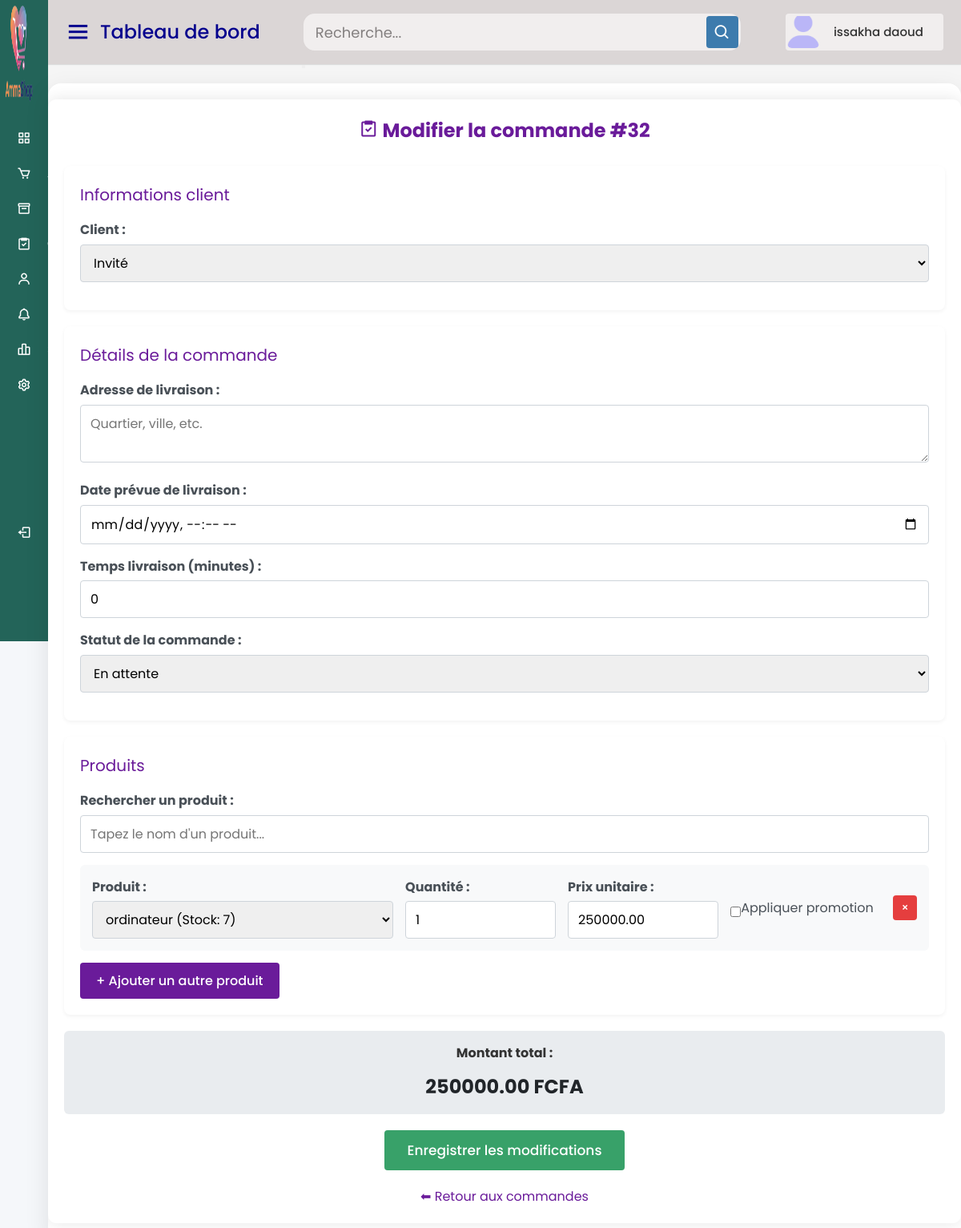
/tchadshop/modifier_commande.php?id=32 (signed in), run on the app's committed database.
### tables this page shows
CREATE TABLE IF NOT EXISTS `commandes` (
  `id` int NOT NULL AUTO_INCREMENT,
  `client_id` int DEFAULT NULL,
  `livreur_id` int DEFAULT NULL,
  `statut` enum('en attente','en cours','livré','échec') DEFAULT 'en attente',
  `total` decimal(10,2) NOT NULL,
  `date_commande` datetime DEFAULT CURRENT_TIMESTAMP,
  `latitude` decimal(10,8) DEFAULT NULL,
  `longitude` decimal(11,8) DEFAULT NULL,
  `adresse` varchar(255) DEFAULT NULL,
  `date_livraison` datetime DEFAULT NULL,
  `temps_livraison` varchar(50) DEFAULT NULL,
  `date_livraison_prevue` datetime DEFAULT NULL,
  `audio_path` varchar(255) DEFAULT NULL,
  `vu` tinyint(1) NOT NULL DEFAULT '0',
  PRIMARY KEY (`id`),
  KEY `commandes_ibfk_1` (`client_id`),
  KEY `commandes_ibfk_2` (`livreur_id`)
);

CREATE TABLE IF NOT EXISTS `clients` (
  `id` int NOT NULL AUTO_INCREMENT,
  `nom` varchar(100) NOT NULL,
  `email` varchar(100) DEFAULT NULL,
  `telephone` varchar(20) NOT NULL,
  `adresse` text,
  `password` varchar(255) DEFAULT NULL,
  `created_at` timestamp NULL DEFAULT CURRENT_TIMESTAMP,
  `invite` tinyint(1) DEFAULT '1',
  `vu` tinyint(1) DEFAULT '0',
  `reset_token` varchar(255) DEFAULT NULL,
  `reset_token_expire` int DEFAULT NULL,
  `langue` varchar(5) DEFAULT 'fr',
  PRIMARY KEY (`id`),
  UNIQUE KEY `email` (`email`)
);

CREATE TABLE IF NOT EXISTS `details_commandes` (
  `id` int NOT NULL AUTO_INCREMENT,
  `commande_id` int NOT NULL,
  `produit_id` int NOT NULL,
  `quantite` int NOT NULL,
  `prix_unitaire` decimal(10,2) NOT NULL,
  `promotion` tinyint(1) DEFAULT '0',
  PRIMARY KEY (`id`),
  KEY `commande_id` (`commande_id`),
  KEY `produit_id` (`produit_id`)
);

### tchadshop/modifier_commande.php (the view, shortened to what this page needs)
<?php
$conn = new mysqli("localhost", "root", "", "tchadshop_db");
$id = intval($_GET['id'] ?? 0);
$res = $conn->query("SELECT * FROM commandes WHERE id = $id");
$commande = $res->fetch_assoc();
$details_res = $conn->query("SELECT * FROM details_commandes WHERE commande_id = $id");
$details = [];
while ($row = $details_res->fetch_assoc()) {
    $details[$row['produit_id']] = $row;
}
$today = date('Y-m-d');
$produits_res = $conn->query("
    SELECT
        id,
        nom,
        prix,
        stock,
        promotion,
        prix_promotion,
        date_debut_promo,
        date_fin_promo,
        CASE
            WHEN promotion > 0 AND date_debut_promo <= '$today' AND date_fin_promo >= '$today'
            THEN prix_promotion
            ELSE prix
        END AS prix_actuel
    FROM produits WHERE stock > 0
");
$clients_res = $conn->query("SELECT id, nom FROM clients");
?>
<!DOCTYPE html>
<html lang="fr">
<head>
</head>
<body>
    <?php include("header.php"); ?>
    <div class="home-content">
        <div class="container">
        <div class="content">
            <h2 style="text-align: center; color: var(--primary); margin-bottom: 25px;">
                <i class="bx bx-task"></i> Modifier la commande #<?= $id ?>
            </h2>
            <div class="content1">
                <form method="POST" id="achatForm">
                    <div class="form-section">
                        <div class="section-title">Informations client</div>
                        <div class="form-group">
                            <label for="client_id">Client :</label>
                            <select name="client_id" required>
                                <?php
                                $clients_res->data_seek(0);
                                while ($client = $clients_res->fetch_assoc()): ?>
                                    <option value="<?= $client['id'] ?>" <?= $commande['client_id'] == $client['id'] ? 'selected' : '' ?>>
                                        <?= htmlspecialchars($client['nom']) ?>
                                    </option>
                                <?php endwhile; ?>
                            </select>
                        </div>
                    </div>
                    <div class="form-section">
                        <div class="section-title">Détails de la commande</div>
                        <div class="form-group">
                            <label>Adresse de livraison :</label>
                            <textarea name="adresse" rows="2" placeholder="Quartier, ville, etc."><?= htmlspecialchars($commande['adresse'] ?? '') ?></textarea>
                        </div>
                        <div class="form-group">
                            <label>Date prévue de livraison :</label>
                            <div class="datetime-input">
                                <input type="datetime-local" name="date_livraison_prevue" value="<?= $commande['date_livraison_prevue'] ? date('Y-m-d\TH:i', strtotime($commande['date_livraison_prevue'])) : '' ?>">
                            </div>
                        </div>
                        <div class="form-group">
                            <label>Temps livraison (minutes) :</label>
                            <input type="number" name="temps_livraison" min="0" value="<?= intval($commande['temps_livraison']) ?>" required>
                        </div>
                        <div class="form-group">
                            <label>Statut de la commande :</label>
                            <select name="statut" required>
                                <option value="en attente" <?= $commande['statut']=='en attente' ? 'selected' : '' ?>>En attente</option>
                            </select>
                        </div>
                    </div>
                    <div class="form-section">
                        <div class="section-title">Produits</div>
                        <div class="form-group">
                            <label for="search-produit">Rechercher un produit :</label>
                            <input type="text" id="search-produit" placeholder="Tapez le nom d'un produit..." oninput="filterProduits()">
                        </div>
                        <div id="produits">
                            <?php if(empty($details)): ?>
                                <div class="produit-line">
                                    <div>
                                        <label>Produit :</label>
                                        <select name="produit_id[]" class="produit-select" onchange="updatePrix(this)" required>
                                            <option value="">-- Sélectionner un produit --</option>
                                            <?php
                                                $produits_res->data_seek(0);
                                                while ($p = $produits_res->fetch_assoc()):
                                                    $en_promotion = ($p['promotion'] > 0 && $p['date_debut_promo'] <= $today && $p['date_fin_promo'] >= $today);
                                                    $prix_affichage = $en_promotion ? $p['prix_promotion'] : $p['prix'];
                                            ?>
                                                <option
                                                    value="<?= $p['id'] ?>"
                                                    data-prix="<?= $prix_affichage ?>"
                                                    data-prix-original="<?= $p['prix'] ?>"
                                                    data-promotion="<?= $en_promotion ? 1 : 0 ?>"
                                                    data-prix-promo="<?= $p['prix_promotion'] ?>"
                                                    data-nom="<?= htmlspecialchars($p['nom']) ?>">
                                                    <?= htmlspecialchars($p['nom']) ?> (Stock: <?= $p['stock'] ?>)
                                                    <?php if ($en_promotion): ?>
                                                        <span class="promo-badge">PROMO -<?= $p['promotion'] ?>%</span>
                                                    <?php endif; ?>
                                                </option>
                                            <?php endwhile; ?>
                                        </select>
                                    </div>
                                    <div>
                                        <label>Quantité :</label>
                                        <input type="number" name="quantite[]" min="1" value="1" required onchange="updateMontantTotal()">
                                    </div>
                                    <div>
                                        <label>Prix unitaire :</label>
                                        <input type="number" name="prix[]" step="0.01" readonly required>
                                        <div class="prix_original_display" style="font-size: 0.8em; color: #6c757d;"></div>
                                    </div>
                                    <div>
                                        <label class="promo-label">
                                            <input type="checkbox" name="promotion[]" class="promo-checkbox" value="1" onchange="togglePromoPrice(this)">
                                            Appliquer promotion
                                        </label>
                                    </div>
                                    <button type="button" class="btn1 btn1-danger" onclick="removeProduit(this)" style="display: none;">×</button>
                                </div>
                            <?php else:
                                foreach ($details as $prod_id => $det):
                                    $produits_res->data_seek(0);
                            ?>
                                <div class="produit-line">
                                    <div>
                                        <label>Produit :</label>
                                        <select name="produit_id[]" class="produit-select" onchange="updatePrix(this)" required>
                                            <?php
                                                $produits_res->data_seek(0);
                                                while ($p = $produits_res->fetch_assoc()):
                                                    $option_en_promotion = ($p['promotion'] > 0 && $p['date_debut_promo'] <= $today && $p['date_fin_promo'] >= $today);
                                                    $option_prix_affichage = $option_en_promotion ? $p['prix_promotion'] : $p['prix'];
                                            ?>
                                                <option
                                                    value="<?= $p['id'] ?>"
                                                    data-prix="<?= $option_prix_affichage ?>"
                                                    data-prix-original="<?= $p['prix'] ?>"
                                                    data-promotion="<?= $option_en_promotion ? 1 : 0 ?>"
                                                    data-prix-promo="<?= $p['prix_promotion'] ?>"
                                                    data-nom="<?= htmlspecialchars($p['nom']) ?>"
                                                    <?= $p['id'] == $prod_id ? 'selected' : '' ?>>
                                                    <?= htmlspecialchars($p['nom']) ?> (Stock: <?= $p['stock'] ?>)
                                                </option>
                                            <?php endwhile; ?>
                                        </select>
                                    </div>
                                    <div>
                                        <label>Quantité :</label>
                                        <input type="number" name="quantite[]" min="1" value="<?= $det['quantite'] ?>" required onchange="updateMontantTotal()">
                                    </div>
                                    <div>
                                        <label>Prix unitaire :</label>
                                        <input type="number" name="prix[]" step="0.01" value="<?= htmlspecialchars($det['prix_unitaire']) ?>" readonly required>
                                    </div>
                                    <div>
                                        <label class="promo-label">
                                            <input type="checkbox" name="promotion[]" class="promo-checkbox" value="1" onchange="togglePromoPrice(this)" <?= $det['promotion'] ? 'checked' : '' ?>>
                                            Appliquer promotion
                                        </label>
                                    </div>
                                    <button type="button" class="btn1 btn1-danger" onclick="removeProduit(this)">×</button>
                                </div>
                            <?php endforeach; endif; ?>
                        </div>
                        <button type="button" class="btn1 btn1-primary" onclick="addProduit()">
                            + Ajouter un autre produit
                        </button>
                    </div>
                    <div class="total-container">
                        <div style="font-weight: bold; margin-bottom: 10px;">Montant total :</div>
                        <div class="total-value" id="montant_total_text"><?= number_format($commande['total'], 2) ?> FCFA</div>
                    </div>
                    <div class="button-container">
                        <button type="submit" class="btn1 btn1-success" name="submit_commande">Enregistrer les modifications</button>
                    </div>
                </form>
                <a href="toutes_commandes.php" class="back-link">⬅ Retour aux commandes</a>
            </div>
        </div>
    </div>
</body>
</html>

### tchadshop/style4.css (style rules this page uses)
* { margin: 0; padding: 0; box-sizing: border-box; font-family: "Poppins", sans-serif; }
.home-section .home-content { position: relative; padding-top: 104px; }

### tchadshop/modifier_commande.php (style rules this page uses)
:root { --primary: #6a1b9a; --secondary: #d69e2e; --success: #38a169; --danger: #e53e3e; --info: #4299e1; --light: #f8f9fa; --dark: #2d3748; }
* { box-sizing: border-box; margin: 0; padding: 0; }
body { font-family: 'Segoe UI', Tahoma, Geneva, Verdana, sans-serif; background-color: #f5f7fa; color: #333; line-height: 1.6; }
.content { max-width: 1200px; margin: 20px auto; padding: 20px; background: white; border-radius: 10px; box-shadow: 0 0 20px rgba(0, 0, 0, 0.1); }
.container { max-width: 1200px; margin: 0 auto; background: #fff; border-radius: 16px; box-shadow: 0 10px 30px rgba(0, 0, 0, 0.1); overflow: hidden; }
.form-section { background: #fff; border-radius: 8px; padding: 20px; margin-bottom: 20px; box-shadow: 0 2px 5px rgba(0,0,0,0.05); }
.form-group { margin-bottom: 15px; }
label { display: block; margin-bottom: 5px; font-weight: bold; color: #495057; }
input, select, textarea { width: 100%; padding: 10px 12px; border: 1px solid #ced4da; border-radius: 4px; font-size: 16px; transition: border-color 0.15s; }
.produit-line { display: grid; grid-template-columns: 2fr 1fr 1fr 1fr auto; gap: 15px; align-items: center; padding: 15px; background-color: #f8f9fa; border-radius: 6px; margin-bottom: 15px; position: relative; }
.btn1 { display: inline-block; padding: 10px 20px; font-size: 16px; font-weight: 500; text-align: center; border-radius: 4px; cursor: pointer; transition: all 0.3s; border: none; }
.btn1-primary { background-color: var(--primary); color: white; }
.btn1-success { background-color: var(--success); color: white; padding: 12px 25px; font-size: 17px; display: block; width: 100%; max-width: 300px; margin: 20px auto; }
.btn1-danger { background-color: var(--danger); color: white; padding: 5px 10px; font-size: 14px; }
.total-container { background-color: #e9ecef; padding: 15px; border-radius: 6px; text-align: center; margin-top: 20px; }
.total-value { font-size: 24px; font-weight: bold; color: #212529; }
.back-link { display: block; text-align: center; color: var(--primary); font-size: 16px; margin-top: 20px; text-decoration: none; }
.button-container { position: relative; z-index: 10; }
.section-title { color: var(--primary); margin-bottom: 15px; font-size: 20px; }
.datetime-input { display: flex; gap: 10px; }
.datetime-input input { flex: 1; }
.promo-checkbox { width: auto !important; margin-top: 10px; }
.promo-label { display: flex; align-items: center; font-weight: normal; margin-top: 5px; }

### data on the page
commandes: client_id "Invité", temps_livraison "0", statut "En attente"
details_commandes: quantite "1", prix_unitaire "250000.00"

### other printed values
$page_title "Tableau de bord"
$adminName "issakha daoud"
$id "32"
form field value "ordinateur (Stock: 7)"
